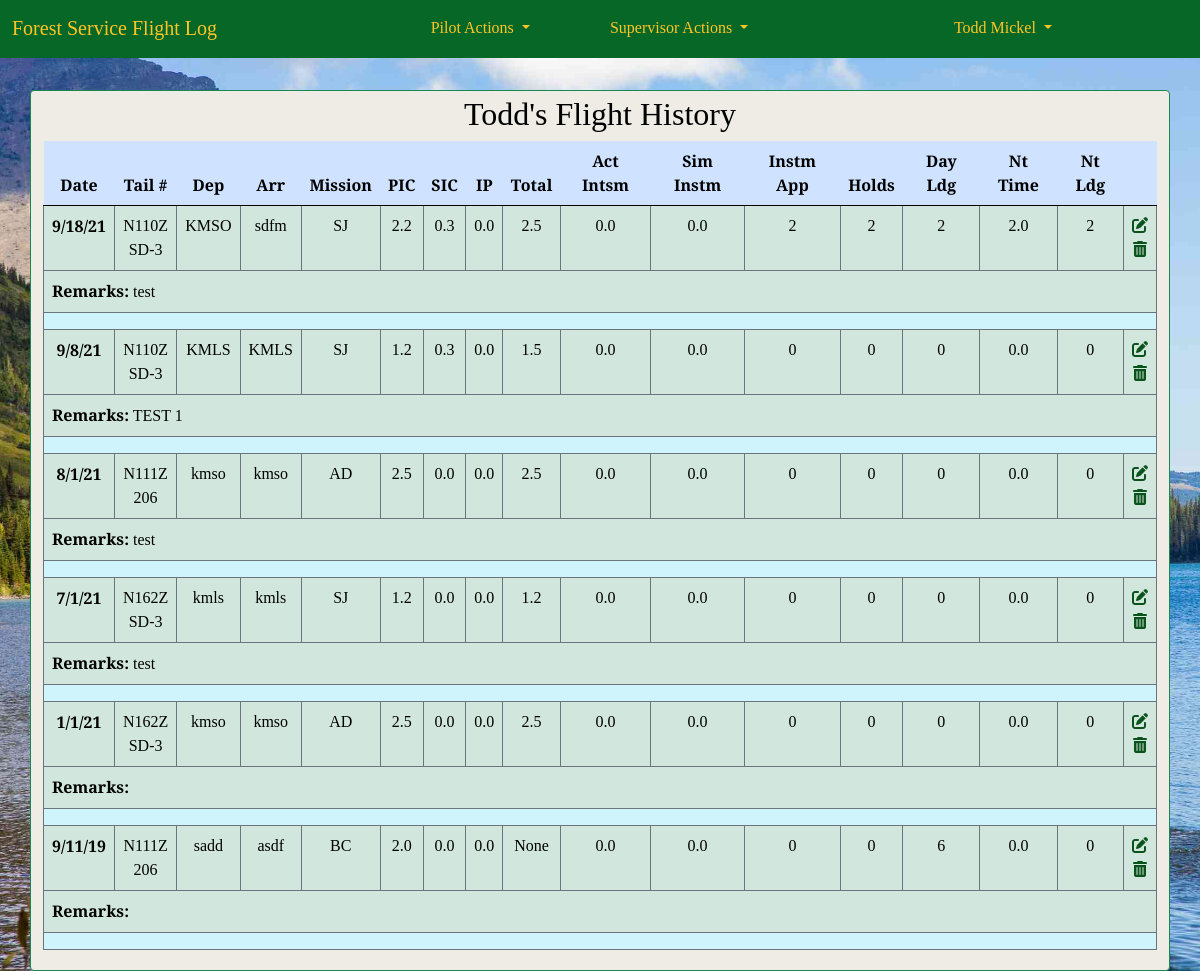
/pilot_log/view/ (signed in), run on the app's committed database.
### accounts/models.py (models this page shows, shortened)
class CustomUser(AbstractUser):
    REGION_CHOICES = [
        ('1', '1 - Northern'),
        ('2', '2 - Rocky Mountain'),
        ('3', '3 - Southwestern'),
        ('4', '4 - Intermountain'),
        ('5', '5 - Pacific Southwest'),
        ('6', '6 - Pacific Northwest'),
        ('8', '8 - Southern'),
        ('9', '9 - Eastern'),
        ('10', '10 - Alaska'),
        ('WO', 'Washington Office'),
    ]
    '''username = None
    email = models.EmailField(_('email address'), unique=True)'''
    region = models.CharField(
        max_length=4,
        choices=REGION_CHOICES,
        default='WO',
        null=False,
        blank=False
        )
    base = models.CharField(max_length=20, blank=True)
    office_phone = models.CharField(max_length=12, blank=True)
    cell_phone = models.CharField(max_length=12, blank=True)
    date_of_hire = models.DateField(null=True, blank=True)
    pilot_cert_number = models.CharField(max_length=20, blank=True)
    atp = models.BooleanField(default=False)
    cfi = models.BooleanField(default=False)
    cfii = models.BooleanField(default=False)
    mei = models.BooleanField(default=False)
    commercial_rating = models.BooleanField(default=False)
    medical_class = models.IntegerField(null=True, blank=True)
    date_of_medical = models.DateField(null=True, blank=True)
    user_supervisor = models.ForeignKey(
        'self',
        on_delete=models.PROTECT,
        limit_choices_to={'is_supervisor': True},
        blank=True,
        null=True
        )
    is_supervisor = models.BooleanField(default=False)
    is_captain = models.BooleanField(default=False)
    smokejumper_msn_eval_date = models.DateField(null=True, blank=True)
    equipment_eval_date = models.DateField(null=True, blank=True)
    order = ('username',)
    USERNAME_FIELD = 'username'
    REQUIRED_FIELDS = []

### pilot_log/models.py (models this page shows, shortened)
class FlightDetail(models.Model):
    pilot = models.ForeignKey(
        'accounts.CustomUser',
        on_delete = models.CASCADE,
        blank=False,
        null=False,
        )
    date_of_flight = models.DateField(null=False, blank=False)
    tail_number = models.ForeignKey(
        'Aircraft',
        on_delete = models.PROTECT,
        blank=False,
        null=False,
        )
    depart_ICAO = models.CharField(max_length=4, null=False, blank=False, default="KMSO")
    arrival_ICAO = models.CharField(max_length=4, null=False, blank=False, default="KMSO")
    msn_type = models.CharField(
        max_length=20,
        choices=settings.MISSION_CHOICES,
        null=False,
        blank=False,
        )
    pic_time = models.DecimalField(max_digits=2, decimal_places=1, default=0.0)
    sic_time = models.DecimalField(max_digits=2, decimal_places=1, default=0.0)
    instructor_time = models.DecimalField(max_digits=2, decimal_places=1, default=0.0)
    total_time = models.DecimalField(max_digits=3, decimal_places=1, null=True, blank=True)
    act_instrument_time = models.DecimalField(max_digits=2, decimal_places=1, default=0.0)
    sim_instrument_time = models.DecimalField(max_digits=2, decimal_places=1, default=0.0)
    instrument_appchs = models.IntegerField(default=0)
    holds = models.IntegerField(default=0)
    day_landings = models.IntegerField(default=0)
    night_time = models.DecimalField(max_digits=2, decimal_places=1, default=0.0)
    night_landings = models.IntegerField(default=0)
    remarks = models.TextField(max_length=250, blank=True, default='')
    class Meta:
        ordering = ['-date_of_flight']
        get_latest_by = 'date_of_flight'

class Aircraft(models.Model):
    tail_number = models.CharField(
        max_length=10,
        primary_key=True
        )
    aircraft_type = models.CharField(
        max_length=15,
        choices=settings.AIRCRAFT_TYPES,
        null=False,
        blank=False
    )

### pilot_log/views.py (the view)
# urls.py: path('view/', FlightListView.as_view(), name='flight_list')
class FlightListView(LoginRequiredMixin, ListView):
    model = FlightDetail
    template_name = "view_flights.html"

### templates/view_flights.html (shortened to what this page needs)
{% extends 'base.html' %}
{% load crispy_forms_tags %}
{% block content %}
<div class="container border border-success rounded py-1">
<h2 class="text-center">{{ user.first_name }}'s Flight History</h2>
<table class="table">
    <thead style="position: sticky;top: 0" class="thead-light">
        <tr class="table-primary">
            <th scope="col">Date</th>
            <th scope="col">Tail #</th>
            <th scope="col">Dep</th>
            <th scope="col">Arr</th>
            <th scope="col">Mission</th>
            <th scope="col">PIC</th>
            <th scope="col">SIC</th>
            <th scope="col">IP</th>
            <th scope="col">Total</th>
            <th scope="col">Act Intsm</th>
            <th scope="col">Sim Instm</th>
            <th scope="col">Instm App</th>
            <th scope="col">Holds</th>
            <th scope="col">Day Ldg</th>
            <th scope="col">Nt Time</th>
            <th scope="col">Nt Ldg</th>
            <th scope="col"></th>
        </tr>
    </thead>
    <tbody>
        {% for flight in object_list %}
        {% if flight.pilot == user %}
        <tr class="table-success border border-secondary">
            <th scope="row" class="border border-secondary">{{ flight.date_of_flight|date:"n/j/y" }}</th>
            <td class="border border-secondary">{{ flight.tail_number.tail_number }}<br>{{ flight.tail_number.aircraft_type }}</td>
            <td class="border border-secondary">{{ flight.depart_ICAO }}</td>
            <td class="border border-secondary">{{ flight.arrival_ICAO }}</td>
            <td class="border border-secondary">{{ flight.msn_type }}</td>
            <td class="border border-secondary">{{ flight.pic_time }}</td>
            <td class="border border-secondary">{{ flight.sic_time }}</td>
            <td class="border border-secondary">{{ flight.instructor_time }}</td>
            <td class="border border-secondary">{{ flight.total_time }}</td>
            <td class="border border-secondary">{{ flight.act_instrument_time }}</td>
            <td class="border border-secondary">{{ flight.sim_instrument_time }}</td>
            <td class="border border-secondary">{{ flight.instrument_appchs }}</td>
            <td class="border border-secondary">{{ flight.holds }}</td>
            <td class="border border-secondary">{{ flight.day_landings }}</td>
            <td class="border border-secondary">{{ flight.night_time }}</td>
            <td class="border border-secondary">{{ flight.night_landings }}</td>
            <td class="border border-secondary">
                <a class="fas fa-edit" href="{% url 'flight_edit' flight.id  %}"></a><br>
                <a class="fas fa-trash-alt" href="{% url 'flight_delete' flight.id %}"></i></td>
        </tr>
        <tr class="table-success border border-secondary">
            <td colspan = "17" class="text-start"><b>Remarks:</b>  {{ flight.remarks }}</td>
        </tr>
        <tr class="table-info border border-secondary"><td colspan = "17"></td></tr>
        {% endif %}
        {% endfor %}
    </tbody>
</table>
</div>
{% endblock content %}

### templates/base.html (shortened to what this page needs)
{% load static %}
<!DOCTYPE html>
<html>
    <head>
        <link href="https://cdn.jsdelivr.net/npm/bootstrap@5.1.0/dist/css/bootstrap.min.css" rel="stylesheet"
>
        <link
            href="{% static 'css/base.css' %}"
            rel="stylesheet">
    </head>
    <body>
        <nav class="navbar navbar-expand-lg navbar-nb2">
                <div class="container-fluid">
                <a class="navbar-brand" href="{% url 'home' %}">Forest Service Flight Log</a>
                <div class="collapse navbar-collapse" id="navbarSupportedContent">
                {% if user.is_authenticated %}
                    <ul class="navbar-nav mx-auto mb-2 mb-lg-0">
                        <li class="nav-item dropdown">
                            <a class="nav-link active dropdown-toggle pa_1" href="#" id="navbarDropdown" role="button" data-bs-toggle="dropdown">
                                Pilot Actions
                            </a>
                        </li>
                        {% if user.is_supervisor %}
                        <li class="nav-item dropdown">
                            <a class="nav-link active dropdown-toggle pa_1" href="#" id="SupDropdown" role="button" data-bs-toggle="dropdown">
                                Supervisor Actions
                            </a>
                        </li>
                        {% endif %}
                    </ul>
                    <ul class="navbar-nav flex-row-reverse">
                        <li class="nav-item dropdown">
                            <a class="nav-link active dropdown-toggle pw_1" href="#" id="profileDropdown" role="button" data-bs-toggle="dropdown">
                                {{ user.get_full_name }}
                            </a>
                        </li>
                    </ul>
                    {% endif %}
                </div>
            </div>
        </nav>
        {% block content %}
        {% endblock content %}
    </body>
</html>

### static/css/base.css (style rules this page uses)
:root { --background: #eeece5; --brown_primary: #2e1e12; --brown_darker: #261f1b; --brown_darkest: #212121; --green_primary: #076727; --green_darkest: #073d11; --green_dark: #0a531b; --blue: #9bdaf1; --light_blue: #e1f3f8; --red_secondary: #e31c3d; --red_darkest: #981b1e; --red_dark: #cd2026; --red_light: #e59393; --red_lightest: #f9dede; --fs_gold: #ffc425; }
body { font-family: 'Playfair Display', serif; background: var(--background) url("/static/img/sf_logo4.jpg") no-repeat; background-size: cover; background-position: center center; background-repeat: no-repeat; background-attachment: fixed; background-size: cover; color: black; }
a { text-decoration: none; }
.fas, .far { color: var(--green_dark); text-decoration: none }
.navbar { background-color: var(--green_primary); border-bottom: 2px solid var(--green_primary); margin-bottom: 2rem; display: flex; }
.navbar-brand { color:var(--fs_gold); }
.pa_1 { color:var(--fs_gold); }
.pw_1 { color: var(--fs_gold); margin-right: 8rem; }
.container { text-align: center; background-color: var(--background); }
@media only screen and (min-width: 768px) { body { width:auto; margin-left:auto; margin-right:auto; } }
@media only screen and (min-width: 600px) { body { display: 50%; } }

### templates/view_flights.html (style rules this page uses)
body { background-image: url(/static/img/montana.jpg); }

### data on the page
CustomUser: get_full_name "Todd Mickel", first_name "Todd"
FlightDetail: date_of_flight "9/18/21", tail_number.tail_number "N110Z", tail_number.aircraft_type "SD-3", depart_ICAO "KMSO", arrival_ICAO "sdfm", msn_type "SJ", pic_time "2.2", sic_time "0.3", instructor_time "0.0", total_time "2.5", act_instrument_time "0.0", sim_instrument_time "0.0", instrument_appchs "2", holds "2", day_landings "2", night_time "2.0", night_landings "2", remarks "test"
FlightDetail: date_of_flight "9/8/21", tail_number.tail_number "N110Z", tail_number.aircraft_type "SD-3", depart_ICAO "KMLS", arrival_ICAO "KMLS", msn_type "SJ", pic_time "1.2", sic_time "0.3", instructor_time "0.0", total_time "1.5", act_instrument_time "0.0", sim_instrument_time "0.0", instrument_appchs "0", holds "0", day_landings "0", night_time "0.0", night_landings "0", remarks "TEST 1"
FlightDetail: date_of_flight "8/1/21", tail_number.tail_number "N111Z", tail_number.aircraft_type "206", depart_ICAO "kmso", arrival_ICAO "kmso", msn_type "AD", pic_time "2.5", sic_time "0.0", instructor_time "0.0", total_time "2.5", act_instrument_time "0.0", sim_instrument_time "0.0", instrument_appchs "0", holds "0", day_landings "0", night_time "0.0", night_landings "0", remarks "test"
FlightDetail: date_of_flight "7/1/21", tail_number.tail_number "N162Z", tail_number.aircraft_type "SD-3", depart_ICAO "kmls", arrival_ICAO "kmls", msn_type "SJ", pic_time "1.2", sic_time "0.0", instructor_time "0.0", total_time "1.2", act_instrument_time "0.0", sim_instrument_time "0.0", instrument_appchs "0", holds "0", day_landings "0", night_time "0.0", night_landings "0", remarks "test"
FlightDetail: date_of_flight "1/1/21", tail_number.tail_number "N162Z", tail_number.aircraft_type "SD-3", depart_ICAO "kmso", arrival_ICAO "kmso", msn_type "AD", pic_time "2.5", sic_time "0.0", instructor_time "0.0", total_time "2.5", act_instrument_time "0.0", sim_instrument_time "0.0", instrument_appchs "0", holds "0", day_landings "0", night_time "0.0", night_landings "0"
FlightDetail: date_of_flight "9/11/19", tail_number.tail_number "N111Z", tail_number.aircraft_type "206", depart_ICAO "sadd", arrival_ICAO "asdf", msn_type "BC", pic_time "2.0", sic_time "0.0", instructor_time "0.0", total_time "None", act_instrument_time "0.0", sim_instrument_time "0.0", instrument_appchs "0", holds "0", day_landings "6", night_time "0.0", night_landings "0"
